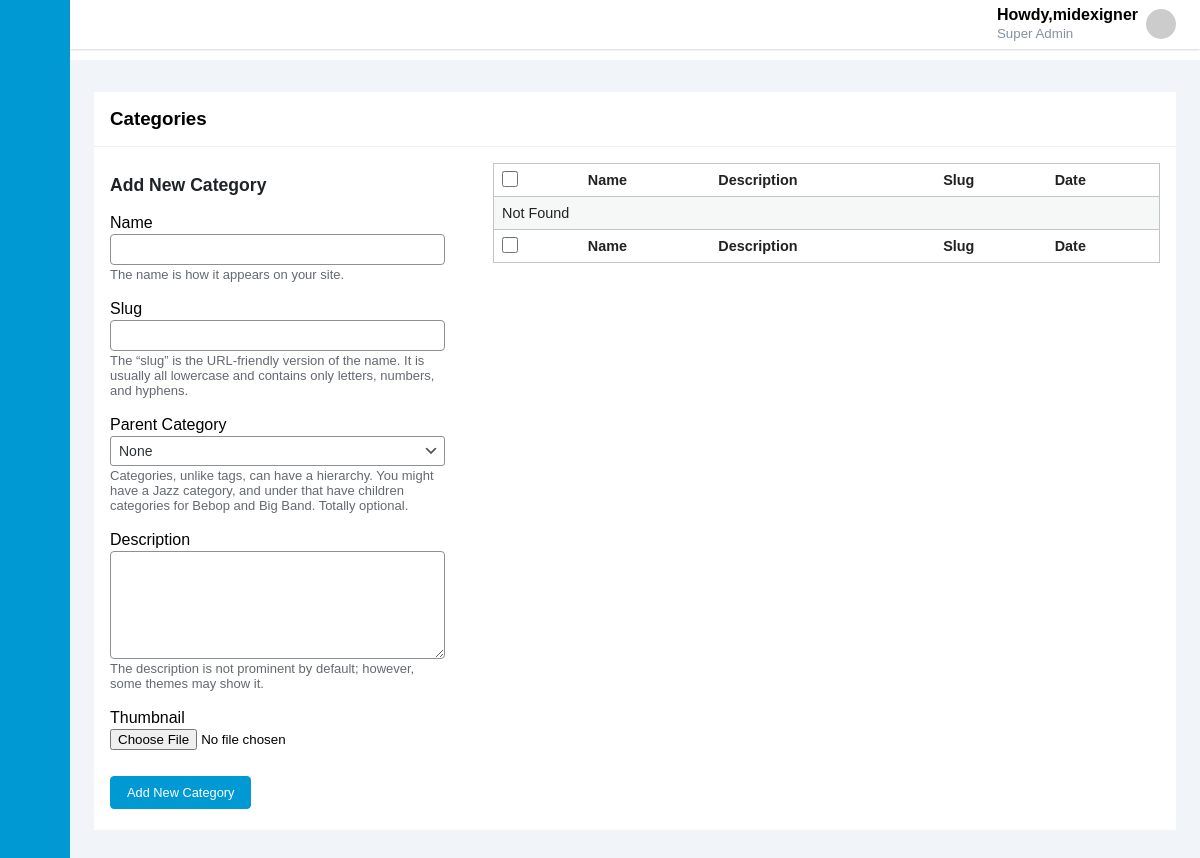
The app's page /admin/edit-tags?taxonomy=category (signed in), older data.
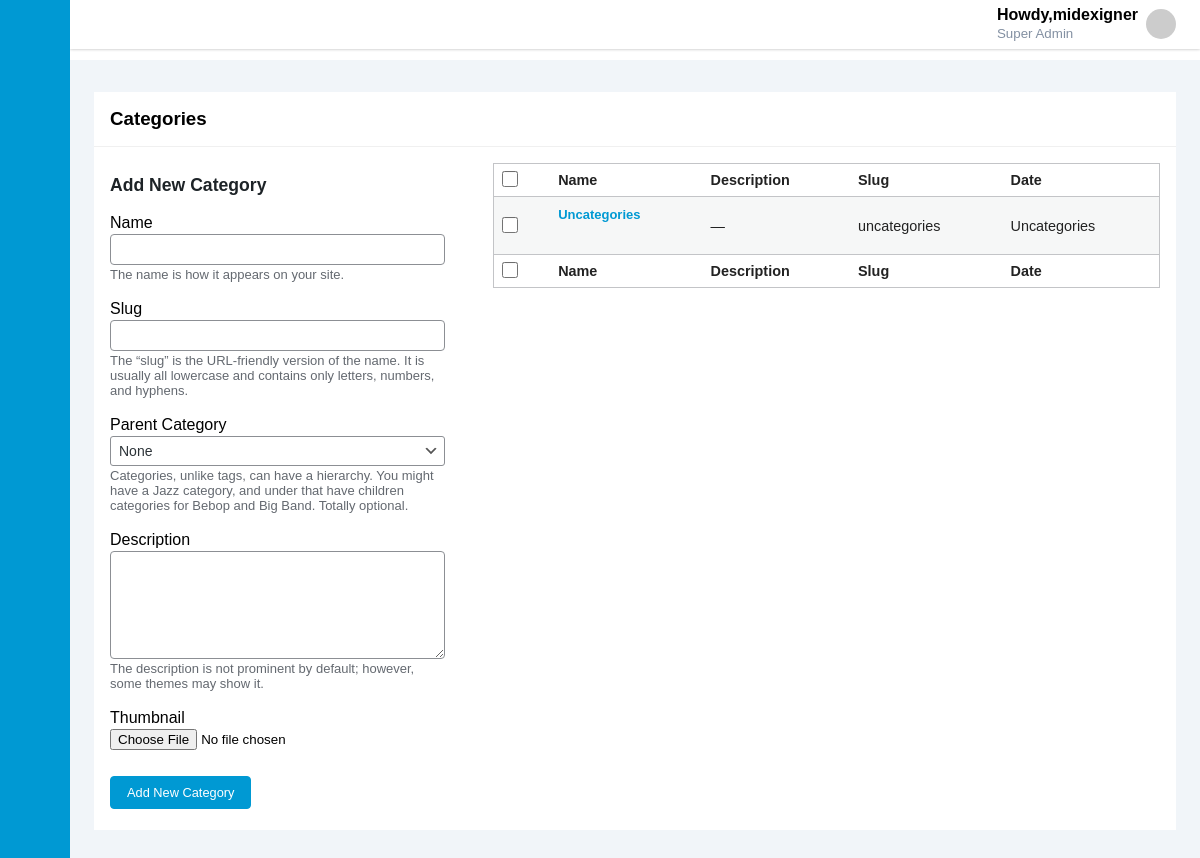
The same page, newer data.
### tables this page shows
CREATE TABLE `terms` (
  `term_id` int(11) NOT NULL,
  `name` varchar(200) NOT NULL,
  `slug` varchar(200) NOT NULL,
  `taxonomy` varchar(32) NOT NULL DEFAULT 'category',
  `description` longtext NOT NULL,
  `parent` int(11) NOT NULL DEFAULT 0,
  `status` varchar(32) NOT NULL DEFAULT 'publish',
  `date` timestamp NOT NULL DEFAULT current_timestamp()
);

### admin/edit-tags.php (the view, shortened to what this page needs)
<?php require_once "common/head.php"; ?>
   <?php require_once "common/sidebar.php"; ?>
   <?php require_once "common/header.php"; ?>
        <div class="card">
<div class="card-header page-header">
<h3>Categories</h3>
</div>
  <div class="card-body">
 <div class="col-container">
     <div class="col-left">
         <div class="col-wrap">
        <div class="form-wrap">
         <h2>Add New Category</h2>
         <form id="addtag" method="post" class="validate" enctype="multipart/form-data">
         <div class="form-field form-required term-name-wrap">
	<label for="tag-name">Name</label>
	<input name="tag_name" id="tag-name" type="text" value="" size="40" aria-required="true">
	<p>The name is how it appears on your site.</p>
</div>
	<div class="form-field term-slug-wrap">
	<label for="tag-slug">Slug</label>
	<input name="slug" id="tag-slug" type="text" value="" size="40">
	<p>The “slug” is the URL-friendly version of the name. It is usually all lowercase and contains only letters, numbers, and hyphens.</p>
</div>
<div class="form-field term-parent-wrap">
	<label for="parent">Parent Category</label>
		<select name="parent" id="parent" class="postform">
	<option value="0">None</option>
</select>
				<p>Categories, unlike tags, can have a hierarchy. You might have a Jazz category, and under that have children categories for Bebop and Big Band. Totally optional.</p>
	</div>
	<div class="form-field term-description-wrap">
	<label for="tag-description">Description</label>
	<textarea name="description" id="tag-description" rows="5" cols="40"></textarea>
	<p>The description is not prominent by default; however, some themes may show it.</p>
</div>
<div class="form-field">
  <label for="thumbnail">Thumbnail</label>
  <input type="file" name="postmeta[thumbnail]" id="">
</div>
<p class="submit">
		<input type="submit" name="submit" id="submit" class="btn" value="Add New Category">
	</p>
         </form>
         </div>
         </div>
     </div>
     <div class="col-right">
     <table class="table-taxonomy striped">
    <thead>
      <tr>
        <td><input id="cb-select-all-1" type="checkbox"></td>
        <td>Name</td>
        <td>Description</td>
        <td>Slug</td>
        <td>Date</td>
      </tr>
    </thead>
    <tfoot>
      <tr>
      <td><input id="cb-select-all-2" type="checkbox"></td>
      <td>Name</td>
        <td>Description</td>
        <td>Slug</td>
        <td>Date</td>
      </tr>
    </tfoot>
    <tbody>
<?php
if(isset($_GET['taxonomy'])){
  $taxo = $_GET['taxonomy'];
$sql = "SELECT * FROM terms WHERE taxonomy = :taxo";
}
$statement = $db->prepare($sql);
$statement->execute([':taxo'=>$taxo]);
$taxonomies = $statement->fetchAll(PDO::FETCH_OBJ);
if($statement->rowCount() > 0):
foreach($taxonomies as $term):
?>
      <tr>
        <td><input type="checkbox" name="taxonomy[]" id="user_1" class="administrator" value="1"></td>
        <td class="title">
         <div>
         <strong><a href="edit?tag_ID=<?php echo $term->term_id; ?>&action=edit"><?php echo $term->name; ?></a></strong>
         </div>
        </div>
        <td>—</td>
        <td><?php echo $term->slug; ?></td>
        <td>Uncategories</td>
   <?php endforeach; else:?>
   <tr>
        <td colspan="5">Not Found</td>
      </tr>
      <?php endif; ?>
    </tbody>
  </table>
     </div>
 </div>
  </div>
</div>
<?php require_once "common/footer.php"; ?>
 <?php require_once "common/foot.php"; ?>

Row changes from the older to the newer data that the page shows:
added terms: name "Uncategories", slug "uncategories"
Text that changed along with them:
text no longer shown: "Not Found"
